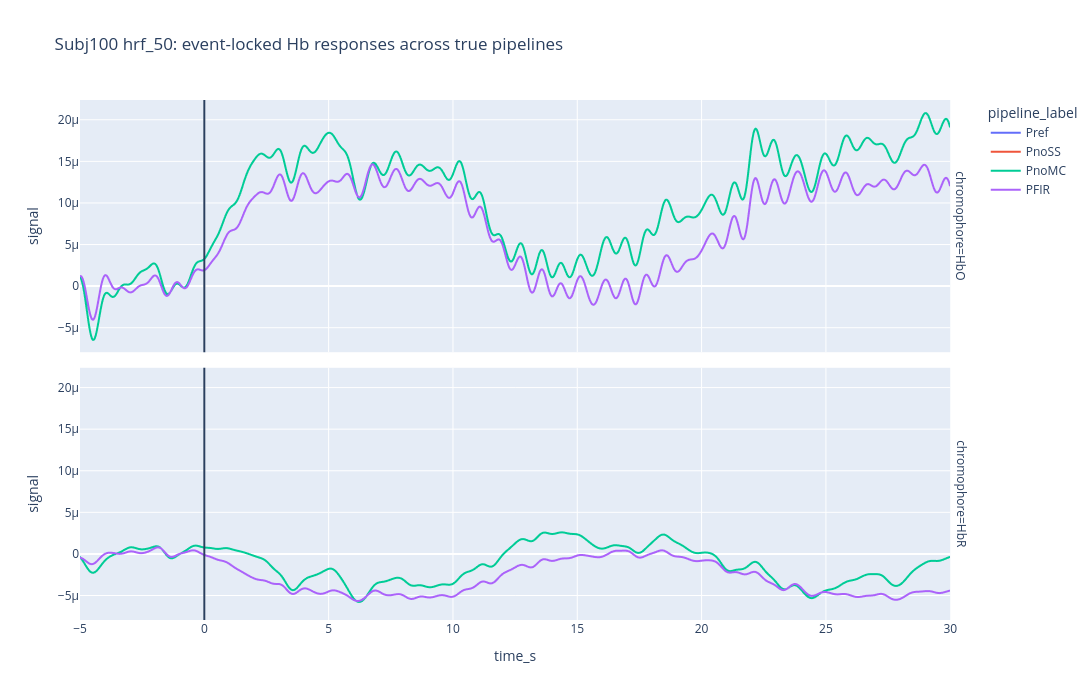

The code cell stored with this chart in its notebook:
### Code cell
# %%
pipeline_epoch_figure = px.line(
    pipeline_plot_df,
    x="time_s",
    y="signal",
    color="pipeline_label",
    facet_row="chromophore",
    title=f"{subject_name} {file_label}: event-locked Hb responses across true pipelines",
)

pipeline_epoch_figure.update_layout(
    width=1100,
    height=700,
)

pipeline_epoch_figure.add_vline(x=0.0)
pipeline_epoch_figure.show()
pipeline_epoch_figure.write_html(
    output_figures_dir / f"{subject_name.lower()}_{file_label}_true_pipeline_epoch_comparison.html"
)

### Figure 1 — Plotly figure (JSON) as saved in the notebook; plotly's stock layout.template omitted (floating-point values rounded to 4 significant figures; data arrays with more than 128 entries replaced by an {"elided": "..."} marker saying what was removed)
{"data": [{"hovertemplate": "pipeline_label=Pref<br>chromophore=HbO<br>time_s=%{x}<br>signal=%{y}<extra></extra>", "legendgroup": "Pref", "line": {"color": "#636efa", "dash": "solid"}, "marker": {"symbol": "circle"}, "mode": "lines", "name": "Pref", "showlegend": true, "type": "scattergl", "x": {"elided": "1751 float values"}, "xaxis": "x2", "y": {"elided": "1751 float values"}, "yaxis": "y2"}, {"hovertemplate": "pipeline_label=Pref<br>chromophore=HbR<br>time_s=%{x}<br>signal=%{y}<extra></extra>", "legendgroup": "Pref", "line": {"color": "#636efa", "dash": "solid"}, "marker": {"symbol": "circle"}, "mode": "lines", "name": "Pref", "showlegend": false, "type": "scattergl", "x": {"elided": "1751 float values"}, "xaxis": "x", "y": {"elided": "1751 float values"}, "yaxis": "y"}, {"hovertemplate": "pipeline_label=PnoSS<br>chromophore=HbO<br>time_s=%{x}<br>signal=%{y}<extra></extra>", "legendgroup": "PnoSS", "line": {"color": "#EF553B", "dash": "solid"}, "marker": {"symbol": "circle"}, "mode": "lines", "name": "PnoSS", "showlegend": true, "type": "scattergl", "x": {"elided": "1751 float values"}, "xaxis": "x2", "y": {"elided": "1751 float values"}, "yaxis": "y2"}, {"hovertemplate": "pipeline_label=PnoSS<br>chromophore=HbR<br>time_s=%{x}<br>signal=%{y}<extra></extra>", "legendgroup": "PnoSS", "line": {"color": "#EF553B", "dash": "solid"}, "marker": {"symbol": "circle"}, "mode": "lines", "name": "PnoSS", "showlegend": false, "type": "scattergl", "x": {"elided": "1751 float values"}, "xaxis": "x", "y": {"elided": "1751 float values"}, "yaxis": "y"}, {"hovertemplate": "pipeline_label=PnoMC<br>chromophore=HbO<br>time_s=%{x}<br>signal=%{y}<extra></extra>", "legendgroup": "PnoMC", "line": {"color": "#00cc96", "dash": "solid"}, "marker": {"symbol": "circle"}, "mode": "lines", "name": "PnoMC", "showlegend": true, "type": "scattergl", "x": {"elided": "1751 float values"}, "xaxis": "x2", "y": {"elided": "1751 float values"}, "yaxis": "y2"}, {"hovertemplate": "pipeline_label=PnoMC<br>chromophore=HbR<br>time_s=%{x}<br>signal=%{y}<extra></extra>", "legendgroup": "PnoMC", "line": {"color": "#00cc96", "dash": "solid"}, "marker": {"symbol": "circle"}, "mode": "lines", "name": "PnoMC", "showlegend": false, "type": "scattergl", "x": {"elided": "1751 float values"}, "xaxis": "x", "y": {"elided": "1751 float values"}, "yaxis": "y"}, {"hovertemplate": "pipeline_label=PFIR<br>chromophore=HbO<br>time_s=%{x}<br>signal=%{y}<extra></extra>", "legendgroup": "PFIR", "line": {"color": "#ab63fa", "dash": "solid"}, "marker": {"symbol": "circle"}, "mode": "lines", "name": "PFIR", "showlegend": true, "type": "scattergl", "x": {"elided": "1751 float values"}, "xaxis": "x2", "y": {"elided": "1751 float values"}, "yaxis": "y2"}, {"hovertemplate": "pipeline_label=PFIR<br>chromophore=HbR<br>time_s=%{x}<br>signal=%{y}<extra></extra>", "legendgroup": "PFIR", "line": {"color": "#ab63fa", "dash": "solid"}, "marker": {"symbol": "circle"}, "mode": "lines", "name": "PFIR", "showlegend": false, "type": "scattergl", "x": {"elided": "1751 float values"}, "xaxis": "x", "y": {"elided": "1751 float values"}, "yaxis": "y"}], "layout": {"annotations": [{"showarrow": false, "text": "chromophore=HbR", "textangle": 90, "x": 0.98, "xanchor": "left", "xref": "paper", "y": 0.2425, "yanchor": "middle", "yref": "paper"}, {"showarrow": false, "text": "chromophore=HbO", "textangle": 90, "x": 0.98, "xanchor": "left", "xref": "paper", "y": 0.7575, "yanchor": "middle", "yref": "paper"}], "height": 700, "legend": {"title": {"text": "pipeline_label"}, "tracegroupgap": 0}, "shapes": [{"type": "line", "x0": 0, "x1": 0, "xref": "x", "y0": 0, "y1": 1, "yref": "y domain"}, {"type": "line", "x0": 0, "x1": 0, "xref": "x2", "y0": 0, "y1": 1, "yref": "y2 domain"}], "title": {"text": "Subj100 hrf_50: event-locked Hb responses across true pipelines"}, "width": 1100, "xaxis": {"anchor": "y", "domain": [0, 0.98], "title": {"text": "time_s"}}, "xaxis2": {"anchor": "y2", "domain": [0, 0.98], "matches": "x", "showticklabels": false}, "yaxis": {"anchor": "x", "domain": [0, 0.485], "title": {"text": "signal"}}, "yaxis2": {"anchor": "x2", "domain": [0.515, 1], "matches": "y", "title": {"text": "signal"}}}}
